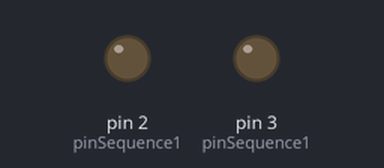
A sketch run on a simulated Arduino Uno, built with avr-gcc and run on an emulated ATmega328P. On the bench: output pins drawn as LEDs (lit = HIGH). What the sketch prints to the serial monitor is not drawn.

Above: at 1.5 s.
At 4.0 s:
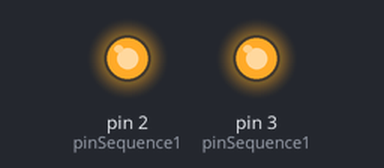
At 6.0 s:
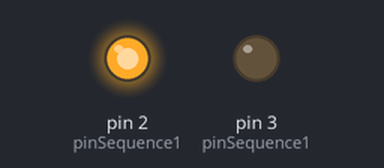
Timing chart, 0 to 9.1 s (numbered marks = the images above):
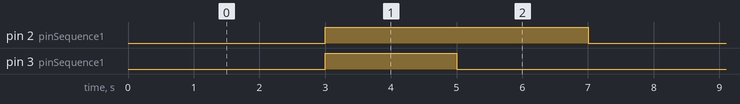

Measured:
- by itself, pin 2 (pinSequence1): alternates HIGH for 4.0 s and LOW for 3.0 s
- by itself, pin 3 (pinSequence1): alternates HIGH for 2.0 s and LOW for 5.0 s
- by itself, everything shown: repeats every 7.0 s, in 3 steps

The sketch:

sketch_apr10a.ino
```cpp
/*
 * stepper-demo
 */

//int pinSequence[] = {5,2,3,4};
int pinSequence1[] = {5,2,3,4};
//int pinSequence1[] = {2,3,4,5};
int pinSequence2[] = {8,9,10,11};
int pinCur1 = 0;
int pinCur2 = 0;
int pinSequenceInc1 = 1;
int pinSequenceInc2 = 1;
int pinDelayMs = 1;
int halfStep = 1;
int pinSequenceLen = sizeof(pinSequence1)/sizeof(int);

// the setup routine runs once when you press reset:
void setup()  {
  Serial.begin(9600);
  Serial.print("setup\n");
  pinMode(2, OUTPUT);
  pinMode(3, OUTPUT);
}

// the loop routine runs over and over again forever:
void loop()  {
  digitalWrite(2, LOW);
  digitalWrite(3, LOW);
  delay(3000);

  digitalWrite(2, HIGH);
  digitalWrite(3, HIGH);
  delay(2000);

  digitalWrite(3, LOW);
  delay(2000);
}
```
